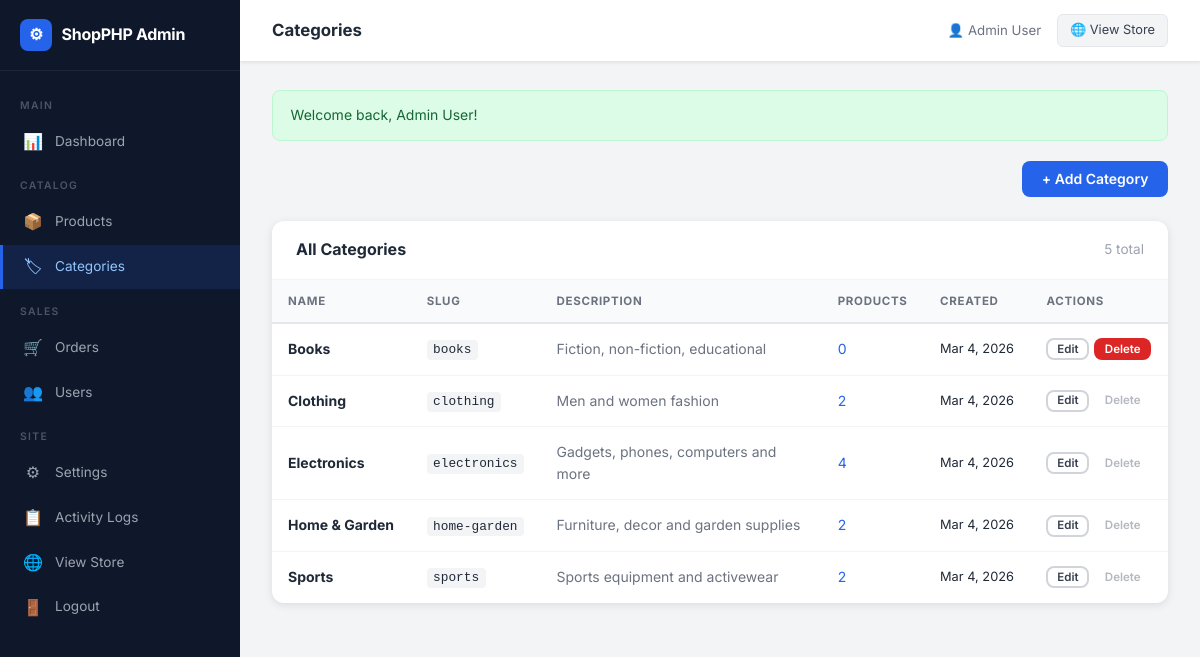
Screenshot of /admin/categories.php (signed in) with the database file from the repository.
### tables this page shows
CREATE TABLE categories (
    id INT AUTO_INCREMENT PRIMARY KEY,
    name VARCHAR(100) NOT NULL,
    slug VARCHAR(100) NOT NULL UNIQUE,
    description TEXT,
    image VARCHAR(255),
    created_at TIMESTAMP DEFAULT CURRENT_TIMESTAMP
);

### includes/db.php (called while the page is built, shortened)
<?php
class Database {
    private static $instance = null;
    private $conn;
    private function __construct() {
        $this->conn = new mysqli(DB_HOST, DB_USER, DB_PASS, DB_NAME, 3306);
        $this->conn->set_charset('utf8mb4');
        $this->initSecurityTables();
    }
    private function initSecurityTables() {
        $this->conn->query("CREATE TABLE IF NOT EXISTS activity_logs (
            id          INT AUTO_INCREMENT PRIMARY KEY,
            user_id     INT DEFAULT NULL,
            action      VARCHAR(80)  NOT NULL,
            details     TEXT,
            ip_address  VARCHAR(45)  NOT NULL DEFAULT '',
            user_agent  VARCHAR(300) NOT NULL DEFAULT '',
            created_at  TIMESTAMP DEFAULT CURRENT_TIMESTAMP,
            INDEX idx_user   (user_id),
            INDEX idx_action (action),
            INDEX idx_time   (created_at)
        ) ENGINE=InnoDB DEFAULT CHARSET=utf8mb4");
        $this->conn->query("CREATE TABLE IF NOT EXISTS settings (
            setting_key   VARCHAR(80)  NOT NULL PRIMARY KEY,
            setting_value TEXT         NOT NULL DEFAULT '',
            updated_at    TIMESTAMP    DEFAULT CURRENT_TIMESTAMP ON UPDATE CURRENT_TIMESTAMP
        ) ENGINE=InnoDB DEFAULT CHARSET=utf8mb4");
        $this->conn->query("INSERT IGNORE INTO settings (setting_key, setting_value) VALUES
            ('site_name',               'ShopPHP'),
            ('site_email',              'info@shopphp.com'),
            ('currency',                '\$'),
            ('tax_rate',                '0.08'),
            ('shipping_cost',           '9.99'),
            ('free_shipping_threshold', '100.00'),
            ('maintenance_mode',        '0'),
            ('store_address',           ''),
            ('store_phone',             ''),
            ('meta_description',        'The best online shop')");
        $cols = $this->conn->query("SHOW COLUMNS FROM users LIKE 'status'");
        if ($cols && $cols->num_rows === 0) {
            $this->conn->query("ALTER TABLE users ADD COLUMN status ENUM('active','disabled') NOT NULL DEFAULT 'active' AFTER role");
        }
    }
    public static function getInstance() {
        if (self::$instance === null) {
            self::$instance = new Database();
        }
        return self::$instance;
    }
    public function getConnection() { return $this->conn; }
}
function db() {
    return Database::getInstance()->getConnection();
}

### includes/functions.php (called while the page is built, shortened)
<?php
require_once __DIR__ . '/db.php';
function sanitize($input) {
    return htmlspecialchars(strip_tags(trim($input)), ENT_QUOTES, 'UTF-8');
}

### admin/categories.php (the view, shortened to what this page needs)
<?php
require_once __DIR__ . '/../includes/functions.php';
require_once 'admin-header.php';
$categories = db()->query("
    SELECT c.*, COUNT(p.id) AS product_count
    FROM categories c
    LEFT JOIN products p ON p.category_id = c.id
    GROUP BY c.id
    ORDER BY c.name
")->fetch_all(MYSQLI_ASSOC);
?>
<div class="page-toolbar">
    <a href="?add=1" class="btn btn-primary">+ Add Category</a>
</div>
<div class="card">
    <div class="card-header">
        <span class="card-title">All Categories</span>
        <span style="font-size:.85rem;color:var(--gray-400)"><?= count($categories) ?> total</span>
    </div>
    <div class="table-wrap">
        <table class="admin-table">
            <thead>
                <tr>
                    <th>Name</th>
                    <th>Slug</th>
                    <th>Description</th>
                    <th>Products</th>
                    <th>Created</th>
                    <th>Actions</th>
                </tr>
            </thead>
            <tbody>
            <?php if (empty($categories)): ?>
                <tr class="no-results"><td colspan="6">No categories yet.</td></tr>
            <?php else: ?>
            <?php foreach ($categories as $cat): ?>
                <tr>
                    <td><strong><?= sanitize($cat['name']) ?></strong></td>
                    <td><code style="font-size:.8rem;background:var(--gray-100);padding:.15rem .4rem;border-radius:4px"><?= sanitize($cat['slug']) ?></code></td>
                    <td style="color:var(--gray-500);max-width:280px">
                        <?= $cat['description'] ? sanitize(mb_strimwidth($cat['description'], 0, 80, '…')) : '—' ?>
                    </td>
                    <td>
                        <a href="products.php?category=<?= $cat['id'] ?>" style="color:var(--primary)">
                            <?= number_format($cat['product_count']) ?>
                        </a>
                    </td>
                    <td style="white-space:nowrap;font-size:.8rem"><?= date('M j, Y', strtotime($cat['created_at'])) ?></td>
                    <td>
                        <div class="btn-group">
                            <a href="?edit=<?= $cat['id'] ?>" class="btn btn-outline btn-xs">Edit</a>
                            <?php if ($cat['product_count'] == 0): ?>
                            <a href="?delete=<?= $cat['id'] ?>" class="btn btn-danger btn-xs"
                               onclick="return confirmAction(this.href,'Delete Category','Delete &quot;<?= sanitize($cat['name']) ?>&quot; permanently?')">Delete</a>
                            <?php else: ?>
                            <span class="btn btn-ghost btn-xs" title="Reassign products first" style="cursor:not-allowed;opacity:.5">Delete</span>
                            <?php endif; ?>
                        </div>
                    </td>
                </tr>
            <?php endforeach; ?>
            <?php endif; ?>
            </tbody>
        </table>
    </div>
</div>

### assets/css/admin.css (style rules this page uses)
*, *::before, *::after { box-sizing: border-box; margin: 0; padding: 0; }
:root { --primary: #2563eb; --primary-d: #1d4ed8; --success: #16a34a; --warning: #d97706; --danger: #dc2626; --info: #0891b2; --purple: #7c3aed; --white: #ffffff; --gray-50: #f9fafb; --gray-100: #f3f4f6; --gray-200: #e5e7eb; --gray-300: #d1d5db; --gray-400: #9ca3af; --gray-500: #6b7280; --gray-700: #374151; --gray-800: #1f2937; --gray-900: #111827; --sidebar-bg: #0f172a; --sidebar-w: 240px; --radius: 8px; --radius-lg: 12px; --shadow-sm: 0 1px 3px rgba(0,0,0,.08); --shadow: 0 2px 8px rgba(0,0,0,.10); --shadow-lg: 0 8px 24px rgba(0,0,0,.12); --transition: .18s ease; }
body { font-family: 'Inter', system-ui, sans-serif; background: var(--gray-100); color: var(--gray-800); line-height: 1.6; font-size: .9rem; min-height: 100vh; }
a { text-decoration: none; color: inherit; }
.card { background: var(--white); border-radius: var(--radius-lg); box-shadow: var(--shadow); overflow: hidden; }
.card-header { padding: 1rem 1.5rem; border-bottom: 1px solid var(--gray-100); display: flex; align-items: center; justify-content: space-between; gap: .75rem; flex-wrap: wrap; }
.card-title { font-size: 1rem; font-weight: 700; }
.table-wrap { overflow-x: auto; }
.admin-table { width: 100%; border-collapse: collapse; font-size: .875rem; }
.admin-table th { padding: .75rem 1rem; background: var(--gray-50); text-align: left; font-size: .72rem; font-weight: 700; text-transform: uppercase; letter-spacing: .7px; color: var(--gray-500); white-space: nowrap; border-bottom: 2px solid var(--gray-200); }
.admin-table td { padding: .85rem 1rem; border-bottom: 1px solid var(--gray-100); vertical-align: middle; }
.admin-table tr:last-child td { border-bottom: none; }
.btn { display: inline-flex; align-items: center; gap: .35rem; padding: .55rem 1.1rem; border-radius: var(--radius); font-size: .875rem; font-weight: 600; cursor: pointer; border: 2px solid transparent; transition: all var(--transition); white-space: nowrap; text-decoration: none; line-height: 1; }
.btn-primary { background: var(--primary); color: #fff; }
.btn-danger { background: var(--danger); color: #fff; }
.btn-outline { background: transparent; color: var(--gray-700); border-color: var(--gray-300); }
.btn-ghost { background: transparent; color: var(--gray-500); }
.btn-xs { padding: .2rem .55rem; font-size: .72rem; }
.btn-group { display: flex; gap: .3rem; flex-wrap: wrap; }
.page-toolbar { display: flex; align-items: center; justify-content: space-between; gap: .75rem; flex-wrap: wrap; margin-bottom: 1.5rem; }

### rows the page displays
categories: name "Books", slug "books", description "Fiction, non-fiction, educational", product_count "0", created_at "Mar 4, 2026"
categories: name "Clothing", slug "clothing", description "Men and women fashion", product_count "2", created_at "Mar 4, 2026", shows "Delete"
categories: name "Electronics", slug "electronics", description "Gadgets, phones, computers and more", product_count "4", created_at "Mar 4, 2026", shows "Delete"
categories: name "Home & Garden", slug "home-garden", description "Furniture, decor and garden supplies", product_count "2", created_at "Mar 4, 2026", shows "Delete"
categories: name "Sports", slug "sports", description "Sports equipment and activewear", product_count "2", created_at "Mar 4, 2026", shows "Delete"

### other values shown
$title "Categories"
$user "Admin User"
$_SESSION['flash']['message'] "Welcome back, Admin User!"
count($categories) "5"
